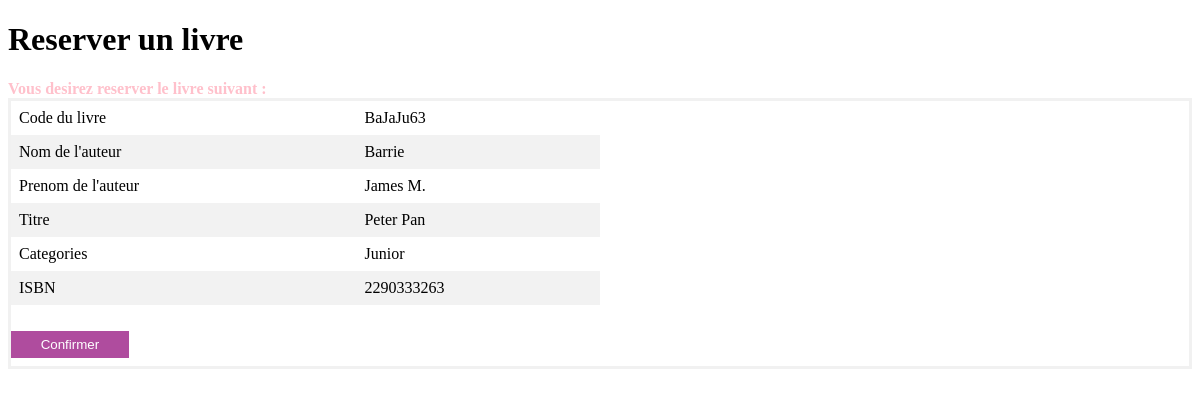
The app's page /Bibliotheque_Projet/reserve.php?action=reserver&id=BaJaJu63 (signed in) with its own data.
### tables this page shows
CREATE TABLE `livres` (
  `livcode` char(255) NOT NULL,
  `livnomaut` char(255) DEFAULT NULL,
  `livprenomaut` char(255) DEFAULT NULL,
  `livtitre` char(255) DEFAULT NULL,
  `livcategorie` char(255) DEFAULT NULL,
  `livISBN` char(255) DEFAULT NULL,
  `livdejareserve` tinyint(1) NOT NULL DEFAULT 0
);

### Bibliotheque_Projet/reserve.php (the view, shortened to what this page needs)
<!DOCTYPE html>
<html lang="en">
<head>
    <link rel="stylesheet" href="style.css">
</head>
<body>
    <h1>Reserver un livre</h1>
    <span style='color:pink'><strong> Vous desirez reserver le livre suivant :</strong></span>
    <form method="post" action="confirmationReservation.php" >
    <table>
<?php
require('config.php') ;
    if($_GET['action']=="reserver")
    {
        $sql = "select * from livres where livcode= :id" ;
        $stmt = $conn->prepare($sql);
        $stmt->bindValue(':id',$_GET['id']) ;
        $stmt->execute() ;
        while( $livre= $stmt->fetch())
        {?>
        <tr>
            <td>Code du livre</td>
            <td><?php echo $livre['livcode']?></td>
        </tr>
        <tr>
            <td>Nom de l'auteur</td>
            <td><?php echo $livre['livnomaut']?></td>
        </tr>
        <tr>
            <td>Prenom de l'auteur</td>
            <td><?php echo $livre['livprenomaut']?></td>
        </tr>
        <tr>
            <td>Titre</td>
            <td><?php echo $livre['livtitre']?></td>
        </tr>
        <tr>
            <td>Categories</td>
            <td><?php echo $livre['livcategorie']?></td>
        </tr>
        <tr>
            <td>ISBN</td>
            <td><?php echo $livre['livISBN']?></td>
        </tr>
       <?php }
    }
?>
</table>
<br>
<button type="submit" name = "confr">Confirmer</button>
</form>
</body>
</html>

### Bibliotheque_Projet/style.css (style rules this page uses)
form { border: 3px solid #f1f1f1; }
table { border-collapse: collapse; width: 50%; }
th, td { text-align: left; padding: 8px; }
tr:nth-child(even) { background-color: #f2f2f2 }
button { background-color: rgb(175, 76, 158); color: white; padding: 6px 10px; margin: 8px 0; border: none; cursor: pointer; width: 10%; }

### records on screen
livres: livcode "BaJaJu63", livnomaut "Barrie", livprenomaut "James M.", livtitre "Peter Pan", livcategorie "Junior", livISBN "2290333263"
